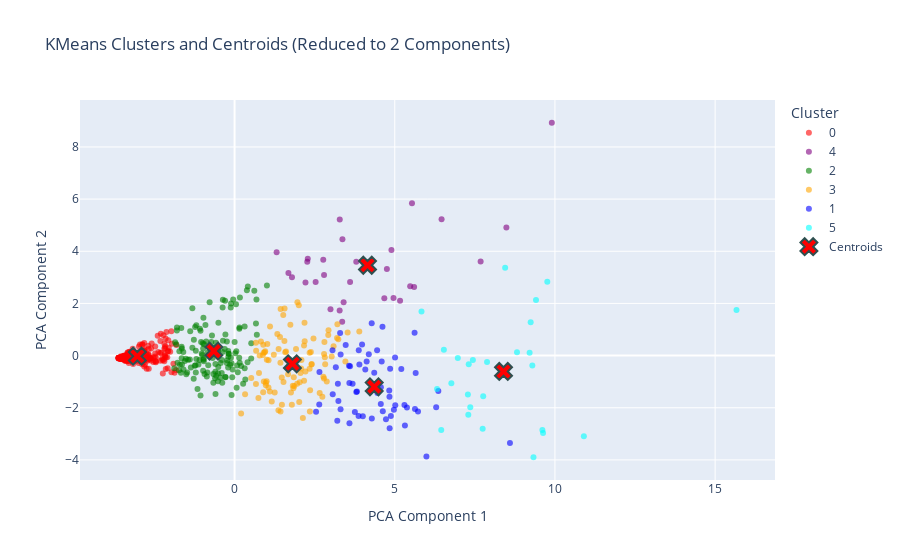

The notebook cell saved with this chart:
### Markdown cell above
In this section, we perform KMeans clustering on the reduced dataset to group the NBA player data into meaningful clusters based on their performance metrics. First, we use KMeans with 6 clusters, as determined by previous analysis. After clustering, we apply Principal Component Analysis (PCA) to reduce the data further to two dimensions, enabling us to visualize the clustering results in a 2D space. The centroids of each cluster are also projected into this 2D space to show the central points of the clusters. The resulting visualization allows us to better understand the distribution and separation of players within the defined clusters.

### Code cell
# Fit KMeans clustering with 6 clusters
kmeans = KMeans(n_clusters=6, random_state=12345)
kmeans.fit(reduced_data)
labels = kmeans.labels_

# Reduce data to 2 components for visualization
pca_2d = PCA(n_components=2)
reduced_data_2d = pca_2d.fit_transform(reduced_data)

# Project centroids into the 2D PCA space
centroids = pca_2d.transform(kmeans.cluster_centers_)

# Prepare DataFrame for PCA 2D data and add cluster labels
df_pca = pd.DataFrame(reduced_data_2d, columns=['PCA Component 1', 'PCA Component 2'])
df_pca['Cluster'] = labels.astype(str)

# Color map for clusters
color_map = {str(i): color for i, color in enumerate(['red', 'blue', 'green', 'orange', 'purple', 'cyan'])}

# Create the scatter plot using Plotly Express
fig = px.scatter(
    df_pca, 
    x='PCA Component 1', 
    y='PCA Component 2', 
    color='Cluster',  
    color_discrete_map=color_map,  
    opacity=0.6,  
    title='KMeans Clusters and Centroids (Reduced to 2 Components)',
    labels={'PCA Component 1': 'PCA Component 1', 'PCA Component 2': 'PCA Component 2'}
)

# Add centroids to the plot as red 'x' markers
fig.add_scatter(
    x=centroids[:, 0], 
    y=centroids[:, 1], 
    mode='markers', 
    marker=dict(color='red', size=15, symbol='x', line=dict(width=2, color='DarkSlateGrey')),
    name='Centroids', 
    hoverinfo='text', 
    text=['Centroid'] * len(centroids)
)

fig.show()

### Figure 1 — Plotly figure (JSON) as saved in the notebook; plotly's stock layout.template omitted (floating-point values rounded to 4 significant figures; data arrays with more than 128 entries replaced by an {"elided": "..."} marker saying what was removed)
{"data": [{"hovertemplate": "Cluster=0<br>PCA Component 1=%{x}<br>PCA Component 2=%{y}<extra></extra>", "legendgroup": "0", "marker": {"color": "red", "opacity": 0.6, "symbol": "circle"}, "mode": "markers", "name": "0", "orientation": "v", "showlegend": true, "type": "scatter", "x": {"elided": "226 float values"}, "xaxis": "x", "y": {"elided": "226 float values"}, "yaxis": "y"}, {"hovertemplate": "Cluster=4<br>PCA Component 1=%{x}<br>PCA Component 2=%{y}<extra></extra>", "legendgroup": "4", "marker": {"color": "purple", "opacity": 0.6, "symbol": "circle"}, "mode": "markers", "name": "4", "orientation": "v", "showlegend": true, "type": "scatter", "x": [3.28, 5.166, 2.285, 8.484, 5.604, 3.404, 5.481, 3.284, 9.903, 2.531, 2.213, 2.768, 2.27, 2.793, 4.896, 2.994, 3.606, 4.755, 3.359, 3.799, 4.674, 3.367, 1.681, 4.961, 1.792, 6.462, 5.538, 7.68, 1.313], "xaxis": "x", "y": [1.733, 2.098, 3.713, 4.907, 2.633, 2.041, 2.663, 5.215, 8.927, 2.823, 2.806, 3.677, 3.594, 3.088, 4.049, 1.78, 2.824, 3.323, 1.296, 3.602, 2.196, 4.458, 3.163, 2.213, 3.004, 5.228, 5.836, 3.605, 3.958], "yaxis": "y"}, {"hovertemplate": "Cluster=2<br>PCA Component 1=%{x}<br>PCA Component 2=%{y}<extra></extra>", "legendgroup": "2", "marker": {"color": "green", "opacity": 0.6, "symbol": "circle"}, "mode": "markers", "name": "2", "orientation": "v", "showlegend": true, "type": "scatter", "x": {"elided": "136 float values"}, "xaxis": "x", "y": {"elided": "136 float values"}, "yaxis": "y"}, {"hovertemplate": "Cluster=3<br>PCA Component 1=%{x}<br>PCA Component 2=%{y}<extra></extra>", "legendgroup": "3", "marker": {"color": "orange", "opacity": 0.6, "symbol": "circle"}, "mode": "markers", "name": "3", "orientation": "v", "showlegend": true, "type": "scatter", "x": [2.088, 0.665, 2.401, 1.561, 0.7621, 2.188, 1.788, 1.437, 2.212, 1.432, 0.896, 3.21, 2.079, 1.605, 0.942, 0.915, 2.792, 1.556, 0.668, 0.8231, 2.818, 2.018, 2.342, 1.473, 1.023, 1.836, 2.17, 0.907, 0.2041, 1.418, 1.435, 0.7446, 1.962, 1.478, 0.9769, 2.656, 1.818, 2.794, 0.8837, 3.529, 1.519, 1.581, 2.381, 2.463, 2.878, 2.932, 1.953, 2.924, 1.061, 3.239, 3.199, 2.408, 3.459, 2.828, 3.091, 1.848, 0.52, 1.672, 1.335, 2.343, 1.862, 1.37, 2.358, 2.351, 1.742, 3.032, 1.001, 2.805, 1.76, 1.375, 3.893, 1.058, 1.161, 1.528, 1.225, 2.168, 1.918, 0.3285, 0.9543, 2.773, 1.007, 0.9765, 0.6733, 2.132, 1.107, 2.059, 2.034, 1.103, 0.8928, 1.252, 2.74, 0.7843, 2.005, 2.183], "xaxis": "x", "y": [-0.1652, 0.4969, -0.3443, 1.804, -0.6692, 0.5495, -1.885, 1.788, -0.6089, -0.2703, 0.4173, 1.202, -0.4905, 0.1596, 0.125, -0.9921, -0.8772, 0.5551, -1.086, 0.5444, -0.06681, -1.779, 0.1082, -0.8396, 0.4488, -1.249, -0.9676, 0.1067, -2.22, 0.7132, -2.14, -1.623, 2.048, -1.889, -1.14, -1.429, -1.153, 0.063, 0.02392, 0.8845, 1.561, 0.1304, 0.1416, 0.6572, -0.994, 0.9694, -1.076, 0.7874, -0.1744, 0.6239, 0.6724, -0.3197, -0.2237, -0.3362, 0.3609, -0.8318, -0.8542, -0.7131, 0.8243, -0.5066, -1.168, -2.091, -1.329, -2.143, 1.178, -0.03684, -0.9856, 0.5173, -1.415, 0.254, 0.9244, -1.222, -1.762, -1.012, 0.02779, 0.3878, 0.2513, -1.484, 0.1692, -0.8105, -0.1598, -1.043, 0.1891, -2.392, 1.12, -0.6627, -1.026, -1.378, -1.405, -1.414, -1.582, 0.008468, 1.931, 1.255], "yaxis": "y"}, {"hovertemplate": "Cluster=1<br>PCA Component 1=%{x}<br>PCA Component 2=%{y}<extra></extra>", "legendgroup": "1", "marker": {"color": "blue", "opacity": 0.6, "symbol": "circle"}, "mode": "markers", "name": "1", "orientation": "v", "showlegend": true, "type": "scatter", "x": [4.004, 4.459, 3.87, 5.317, 4.123, 3.684, 8.596, 3.309, 4.566, 3.8, 3.756, 4.973, 4.458, 4.285, 3.572, 2.644, 6.293, 3.979, 3.584, 3.241, 4.565, 3.586, 4.592, 4.879, 3.31, 4.08, 5.381, 3.896, 3.225, 5.016, 5.619, 5.205, 2.65, 3.876, 4.281, 3.294, 4.627, 3.057, 4.45, 5.01, 2.544, 3.207, 4.856, 4.835, 3.82, 3.161, 3.064, 3.605, 5.303, 4.36, 5.653, 4.19, 5.631, 6.361, 4.617, 4.829, 5.988, 3.469, 4.841, 4.726, 5.725], "xaxis": "x", "y": [-2.324, -1.435, -2.311, -2.678, -0.2221, -1.082, -3.356, -2.056, -1.217, -1.396, -2.165, -2.074, -1.1, -2.41, -0.3863, -1.873, -1.979, 0.4238, -1.054, -1.741, -1.857, -2.594, -0.2271, -2.317, 0.03805, -0.5288, -1.992, -0.3401, -1.078, -1.907, 0.8716, -0.5096, -0.6241, 0.2053, 1.237, 0.8633, -2.132, 0.202, 0.2005, -0.07558, -2.153, -2.494, -0.5075, -1.581, -1.372, -0.4484, -1.478, -0.4057, -1.894, -0.6569, -0.6634, 0.05157, -2.048, -1.358, 1.105, -1.334, -3.872, 0.4048, -2.781, -2.441, -2.142], "yaxis": "y"}, {"hovertemplate": "Cluster=5<br>PCA Component 1=%{x}<br>PCA Component 2=%{y}<extra></extra>", "legendgroup": "5", "marker": {"color": "cyan", "opacity": 0.6, "symbol": "circle"}, "mode": "markers", "name": "5", "orientation": "v", "showlegend": true, "type": "scatter", "x": [7.761, 6.533, 6.451, 7.357, 6.968, 10.9, 6.32, 8.446, 9.761, 7.881, 9.33, 7.296, 7.283, 9.243, 7.309, 6.766, 9.608, 9.409, 9.21, 7.439, 15.67, 9.295, 8.816, 7.744, 9.629, 5.835], "xaxis": "x", "y": [-1.561, 0.2264, -2.855, -1.981, -0.09616, -3.092, -1.284, 3.365, 2.832, -0.2427, -3.897, -2.266, -1.489, 1.278, -0.333, -1.063, -2.856, 2.129, 0.111, -0.1645, 1.747, -0.3761, 0.1293, -2.801, -2.967, 1.689], "yaxis": "y"}, {"hoverinfo": "text", "marker": {"color": "red", "line": {"color": "DarkSlateGrey", "width": 2}, "size": 15, "symbol": "x"}, "mode": "markers", "name": "Centroids", "text": ["Centroid", "Centroid", "Centroid", "Centroid", "Centroid", "Centroid"], "type": "scatter", "x": [-3.036, 4.359, -0.6485, 1.806, 4.15, 8.395], "y": [-0.02421, -1.198, 0.1718, -0.3134, 3.464, -0.6085]}], "layout": {"legend": {"title": {"text": "Cluster"}, "tracegroupgap": 0}, "title": {"text": "KMeans Clusters and Centroids (Reduced to 2 Components)"}, "xaxis": {"anchor": "y", "domain": [0, 1], "title": {"text": "PCA Component 1"}}, "yaxis": {"anchor": "x", "domain": [0, 1], "title": {"text": "PCA Component 2"}}}}
